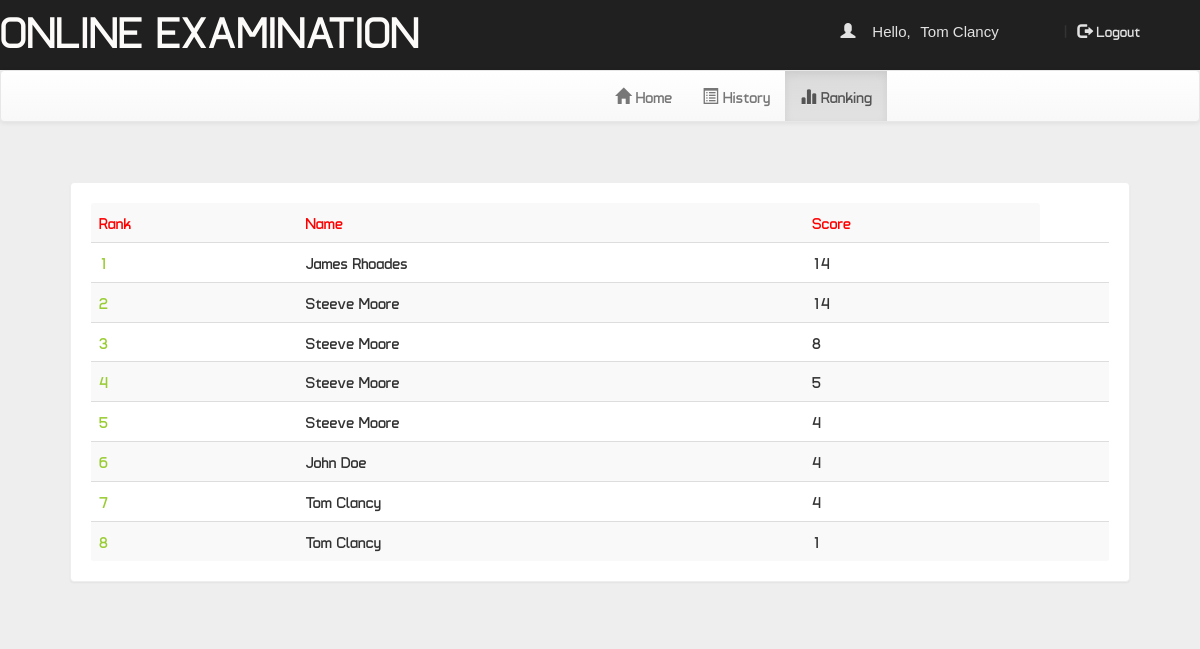
The page /DBMS_labProjects/OnlineExamSystem/account.php?q=3 (signed in) on the database its author committed.
### tables this page shows
CREATE TABLE `rank` (
  `email` varchar(50) NOT NULL,
  `score` int(11) NOT NULL,
  `time` timestamp NOT NULL DEFAULT CURRENT_TIMESTAMP ON UPDATE CURRENT_TIMESTAMP
);

CREATE TABLE `user` (
  `name` varchar(50) NOT NULL,
  `gender` varchar(5) NOT NULL,
  `college` varchar(100) NOT NULL,
  `email` varchar(50) NOT NULL,
  `mob` bigint(20) NOT NULL,
  `password` varchar(50) NOT NULL
);

### DBMS_labProjects/OnlineExamSystem/account.php (the view, shortened to what this page needs)
<!DOCTYPE html PUBLIC "-//W3C//DTD XHTML 1.0 Transitional//EN" "http://www.w3.org/TR/xhtml1/DTD/xhtml1-transitional.dtd">
<html xmlns="http://www.w3.org/1999/xhtml">
<head>
<link  rel="stylesheet" href="css/bootstrap.min.css"/>
 <link  rel="stylesheet" href="css/bootstrap-theme.min.css"/>
 <link rel="stylesheet" href="css/main.css">
 <link  rel="stylesheet" href="css/font.css">
</head>
<body>
<div class="header">
<div class="row">
<div class="col-lg-6">
<span class="logo">ONLINE EXAMINATION SYSTEM</span></div>
<div class="col-md-4 col-md-offset-2">
 <?php
 include_once 'dbConnection.php';
  if(!(isset($_SESSION['email']))){
header("location:index.php");
}
else
{
$name = $_SESSION['name'];
echo '<span class="pull-right top title1" ><span class="log1"><span class="glyphicon glyphicon-user" aria-hidden="true"></span>&nbsp;&nbsp;&nbsp;&nbsp;Hello,</span> <a href="account.php?q=1" class="log log1">'.$name.'</a>&nbsp;|&nbsp;<a href="logout.php?q=account.php" class="log"><span class="glyphicon glyphicon-log-out" aria-hidden="true"></span>&nbsp;Logout</button></a></span>';
}?>
</div>
</div></div>
<div class="bg">
<nav class="navbar navbar-default title1">
  <div class="container-fluid">
    <div class="collapse navbar-collapse" id="bs-example-navbar-collapse-1">
      <ul class="nav navbar-nav">
        <li <?php if(@$_GET['q']==1) echo'class="active"'; ?> ><a href="account.php?q=1"><span class="glyphicon glyphicon-home" aria-hidden="true"></span>&nbsp;Home<span class="sr-only">(current)</span></a></li>
        <li <?php if(@$_GET['q']==2) echo'class="active"'; ?>><a href="account.php?q=2"><span class="glyphicon glyphicon-list-alt" aria-hidden="true"></span>&nbsp;History</a></li>
		<li <?php if(@$_GET['q']==3) echo'class="active"'; ?>><a href="account.php?q=3"><span class="glyphicon glyphicon-stats" aria-hidden="true"></span>&nbsp;Ranking</a></li></ul>
      </div>
  </div>
</nav>
<div class="container">
<div class="row">
<div class="col-md-12">
<?php
if(@$_GET['q']== 3)
{
$q=mysqli_query($con,"SELECT * FROM rank  ORDER BY score DESC " )or die('Error223');
echo  '<div class="panel title">
<table class="table table-striped title1" >
<tr style="color:red"><td><b>Rank</b></td><td><b>Name</b></td><td><b>Score</b></td></tr>';
$c=0;
while($row=mysqli_fetch_array($q) )
{
$e=$row['email'];
$s=$row['score'];
$q12=mysqli_query($con,"SELECT * FROM user WHERE email='$e' " )or die('Error231');
while($row=mysqli_fetch_array($q12) )
{
$name=$row['name'];
}
$c++;
echo '<tr><td style="color:#99cc32"><b>'.$c.'</b></td><td>'.$name.'</td><td>'.$s.'</td><td>';
}
echo '</table></div>';}
?>
</div></div></div></div>
</body>
</html>

### DBMS_labProjects/OnlineExamSystem/css/main.css (style rules this page uses)
body { overflow-x: hidden; width: 100%; font: 15px "Century Gothic", "Times Roman", sans-serif; background: #eee; min-height: 550px; background-attachment: fixed; }
.bg { min-height: 540px; }
.panel { border-color: #eee; margin: 40px; padding: 20px; font: 15px "Century Gothic", "Times Roman", sans-serif; }
.title { font-family: "Arial"; }
.header { background: #202020; height: 70px; }
.logo { font-family:"Arial"; font-size: 45px; color: #fdfbf9; text-align: center; }
.title1 { font: 16px "Century Gothic", "Arial", sans-serif; }
.top { margin-top: 20px; }
.log1 { font: 15px "Ubuntu", sans-serif; color: #e2e2e2; margin-left: 10px; }
.log { margin: 10px; margin-right: 60px; margin-left: 5px; color: #e2e2e2; text-decoration: none; font-size: 20px; font-size: 15px; }

### rows shown on the page
rank: user.name "James Rhoades", score "14"
rank: user.name "Steeve Moore", score "14"
rank: score "8"
user: name "Steeve Moore"
rank: score "5"
rank: score "4"
rank: user.name "John Doe", score "4"
rank: user.name "Tom Clancy", score "4"
rank: score "1"
user: name "Tom Clancy"

### other values the page prints
$name "Tom Clancy"
